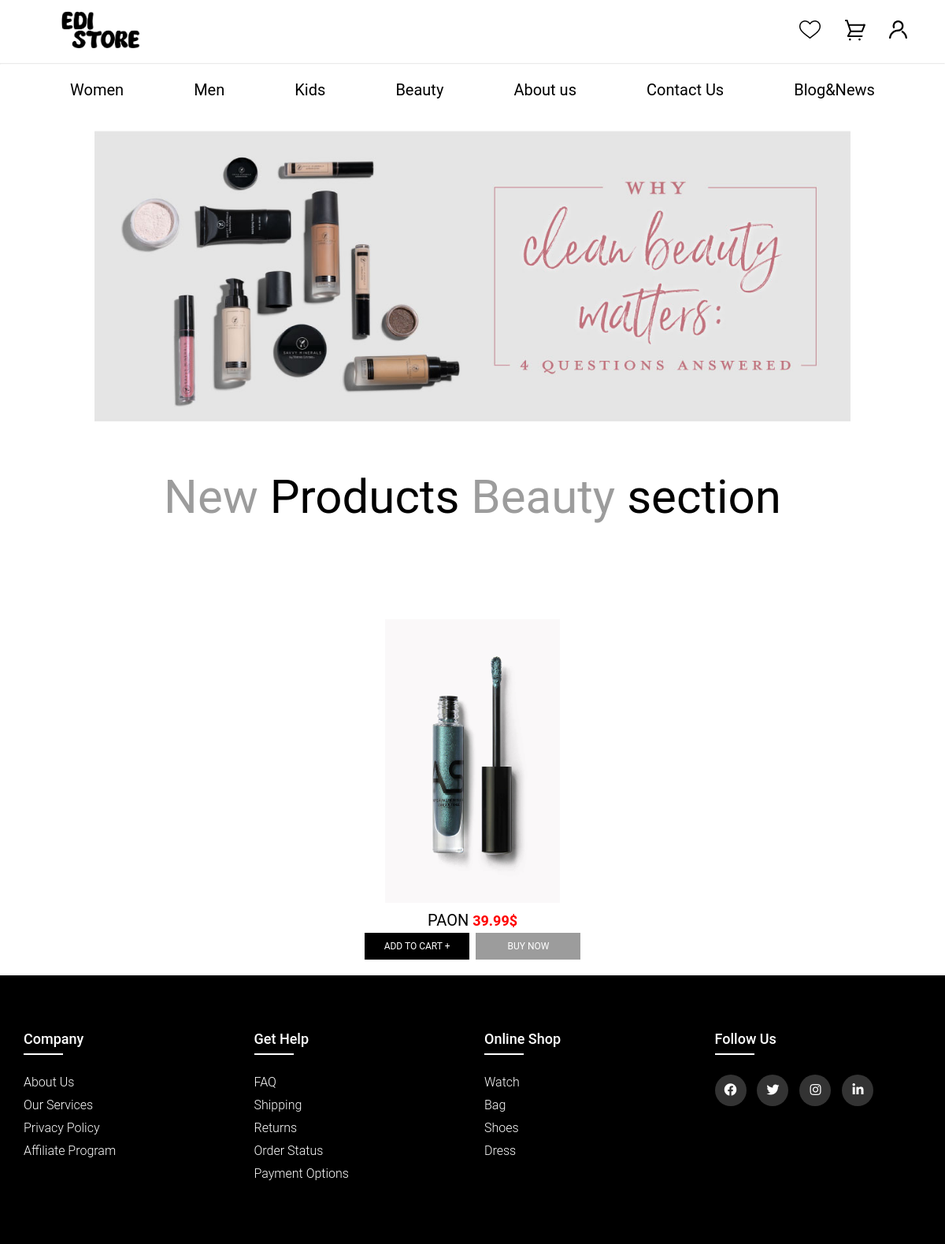
/beauty.php, run on the app's committed database.
### tables this page shows
CREATE TABLE `produktet` (
  `ID` int(11) NOT NULL,
  `foto_produktit` varchar(255) NOT NULL,
  `emri_produktit` varchar(255) NOT NULL,
  `cmimi_produktit` varchar(255) NOT NULL,
  `kategoria` varchar(255) NOT NULL,
  `added` varchar(255) DEFAULT NULL
);

### controllers/databaseConfig.php (called while the page is built, shortened)
<?php
class DatabasePDOConfiguration
{
    private $connection;
    private $host = "localhost";
    private $username = "root";
    private $dbName = "projekti";
    private $password = "";
    protected function getConnection()
    {
        return $this->connection;
    }
    private function createConnection()
    {
        $this->connection = new PDO("mysql:host=$this->host;dbname=$this->dbName", $this->username, $this->password);
        $this->connection->setAttribute(PDO::ATTR_ERRMODE, PDO::ERRMODE_EXCEPTION);
    }
}

### controllers/MenuController.php (called while the page is built, shortened)
<?php
    require_once 'databaseConfig.php';
    class MenuController extends DatabasePDOConfiguration{
        public $db;
        public function __construct(){
            $this->db = $this->getConnection();
        }
        public function select($kategoria){
            $query = $this->db->prepare('SELECT * from produktet where kategoria=:kategoria_produktit');
            $query ->bindParam(':kategoria_produktit', $kategoria);
            $query ->execute();
            return  $query ->fetchAll();
        }
    }
?>

### beauty.php (the view, shortened to what this page needs)
<!DOCTYPE html>
<html lang="en">
<head>
    <link rel='stylesheet' href='https://cdnjs.cloudflare.com/ajax/libs/font-awesome/4.7.0/css/font-awesome.min.css'>
    <link rel="stylesheet" type="text/css" href="https://cdnjs.cloudflare.com/ajax/libs/font-awesome/5.15.1/css/all.min.css">
    <link rel="stylesheet" href="css/beauty.css">
</head>
<body>
    <?php include "includes/header.php";
            require_once './controllers/MenuController.php';
      ?>
      <div class="img-cover">
      <img  id="foto1" src="img/beauty-collection.jpg" alt="">
    </div>
      <section class="section">
        <div class="title">
          <h1><span id="h1">New</span> Products <span id="h1">Beauty</span> section  </h1>
        </div>
            <div class="product-center container">
                  <?php
                $products = new MenuController;
                $kategoria="beauty";
                $all = $products->select($kategoria);
                  for ($i = 0; $i < count($all); $i++) {
                    echo '<div class="product">
                    <div class="img-cover">
                        <img height="400px" src="' . $all[$i]['foto_produktit'] . '">
                    </div>
                    <p>'. $all[$i]['emri_produktit']  .' <span class="price"> ' . $all[$i]['cmimi_produktit'] . '</span></p>
                    <button class="btn">ADD TO CART +</button>
                    <button class="btn1">BUY NOW</button>
                  </div>';
                  }
                  ?>
            </div>
          </section>
           <?php  include "includes/footer.php" ?>
    </body>
</html>

### css/beauty.css (style rules this page uses)
img { text-align: center; }
.title { font-size: 40px; text-align: center; margin-bottom: 5rem; font-weight: 600; width: 100%; padding-top: 60px; }
.title h1 { font-weight: 400; }
.title span { color: var(--primary); }
.product-center { display: grid; grid-template-columns: repeat(auto-fit, minmax(20rem, 1fr)); gap: 5rem; margin-bottom: 5rem; display: flex; flex-direction: row; flex-wrap: wrap; align-items: center; justify-content: center; justify-content: space-evenly; }
.product { text-align: center; padding-bottom: 1rem; transition: all 500ms ease-in-out; }
.product .img-cover { overflow: hidden; }
.product img { transition: all 500ms ease-in-out; }
#h1 { color: #9c9c9c; font-size: 60px; }
.product p { padding-top: 10px; font-size: 20px; }
.price { font-size:18px ; color: red; font-weight: bold; }
.btn { border: none; padding: 10px 25px; text-align: center; background-color: black; color: white; text-decoration: none; display: inline-block; font-size: 12px; margin: 4px 2px; cursor: pointer; }
.btn1 { border: none; padding: 10px 40px; text-align: center; text-decoration: none; display: inline-block; font-size: 12px; margin: 4px 2px; cursor: pointer; background-color:#9c9c9c; color: white; }
.img-cover img { padding-top: 40px; display: block; margin-left: auto; margin-right: auto; width: 80%; }

### css/header.css (style rules this page uses)
* { margin: 0; padding: 0; box-sizing: border-box; font-family: 'Roboto', sans-serif; }
.container { max-width: 114rem; margin: 0 auto; padding: 0 3rem; }

### data on the page
produktet: foto_produktit (picture), emri_produktit "PAON", cmimi_produktit "39.99$"
